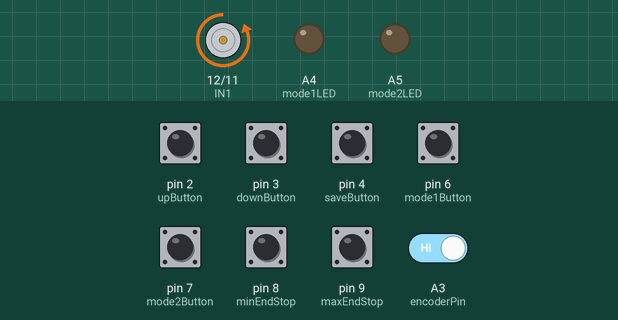
A sketch run on a simulated Arduino Uno, built with avr-gcc and run on an emulated ATmega328P. Shown: motor-driver pin pairs drawn as motors (green arrow = first pin HIGH = forward, orange = second pin HIGH = backward, longer = more drive, scaled by the enable pin), output pins drawn as LEDs (lit = HIGH). The inputs (shaded band) are chosen by the test bench; at power-on: A3 (encoderPin), pin 2 (upButton), pin 3 (downButton), pin 4 (saveButton), pin 6 (mode1Button), pin 7 (mode2Button), pin 8 (minEndStop), pin 9 (maxEndStop) HIGH. EEPROM starts erased.

Above: at 0.8 s.
0.9 s: pin 8 (minEndStop) pulled LOW for 0.15 s
At 2.0 s:
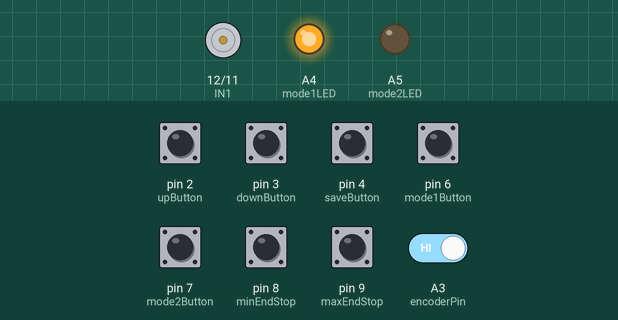
2.5 s: pin 4 (saveButton) pulled LOW for 0.15 s
At 2.67 s:
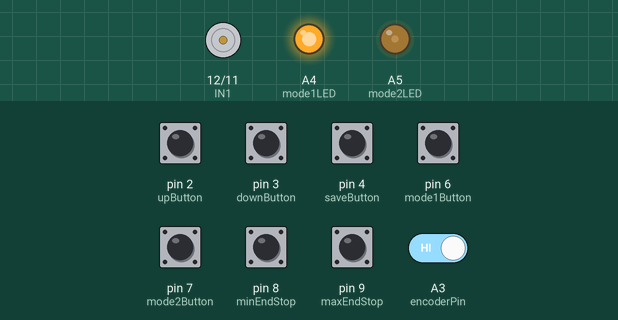
4.2 s: pin 2 (upButton) pulled LOW for 0.15 s
At 4.27 s:
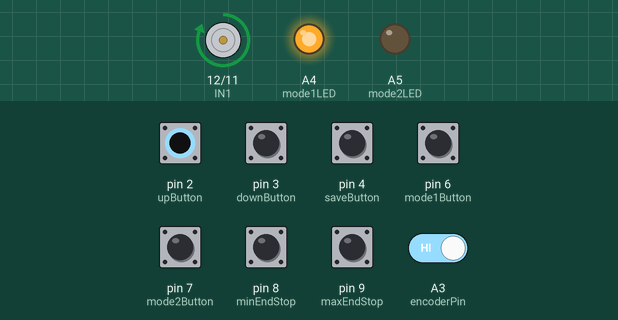
5.8 s: pin 3 (downButton) pulled LOW for 0.15 s
At 5.87 s:
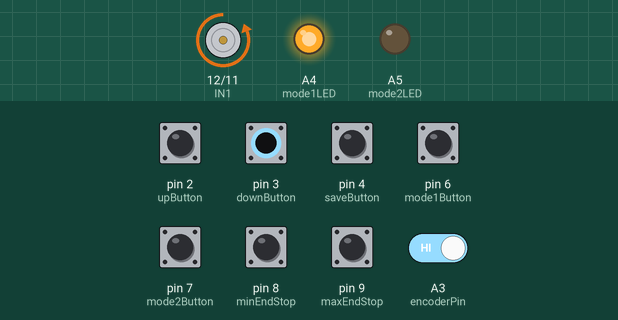
7.4 s: pin 7 (mode2Button) pulled LOW for 0.15 s
At 8.2 s:
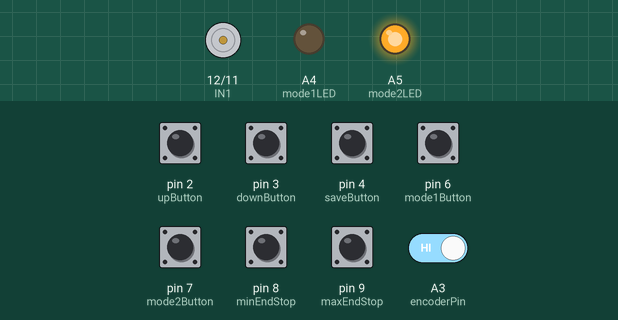
9.0 s: pin 2 (upButton) pulled LOW for 1 s
At 9.3 s:
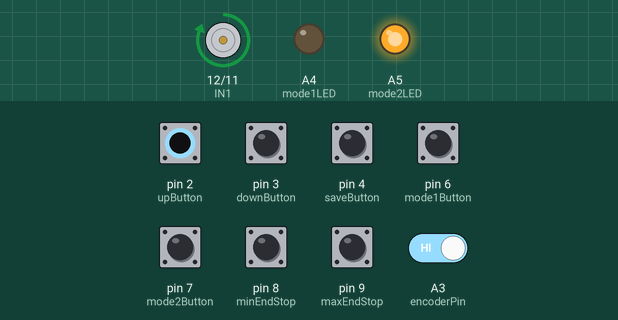
Timing chart, 0 to 12.0 s (numbered marks = the images above; inputs shaded):
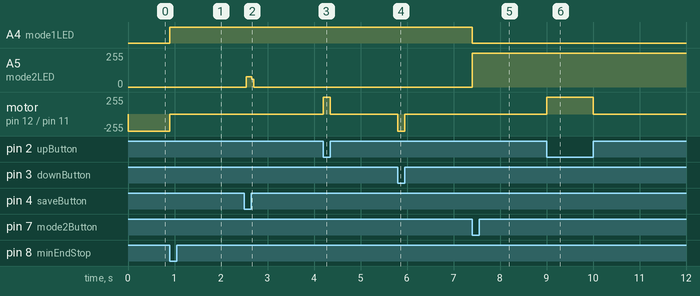

Measured:
- after the input at 0.9 s, A4 (mode1LED): LOW → HIGH at once; motor on pin 12 (IN1) / pin 11 (IN2): backward 255/255 → stopped at once
- after the input at 2.5 s, A5 (mode2LED): 0/255 → 77/255 at once, → 0/255 0.12 s later
- after the input at 4.2 s, motor on pin 12 (IN1) / pin 11 (IN2): stopped → forward 255/255 at once, → stopped 0.15 s later
- after the input at 5.8 s, motor on pin 12 (IN1) / pin 11 (IN2): stopped → backward 255/255 at once, → stopped 0.15 s later
- after the input at 7.4 s, A4 (mode1LED): HIGH → LOW at once; A5 (mode2LED): 0/255 → 255/255 at once
- after the input at 9.0 s, motor on pin 12 (IN1) / pin 11 (IN2): stopped → forward 255/255 at once, → stopped 1.0 s later

The sketch:

CODE.ino
```cpp
#include <Arduino.h>
#include <EEPROM.h>

// Motor driver pins
const int ENA = 10;
const int IN1 = 12;
const int IN2 = 11;

// End stop pins
const int minEndStop = 8;
const int maxEndStop = 9;

// Encoder pin
const int encoderPin = A3;

// Button pins
const int upButton = 2;
const int downButton = 3;
const int mode1Button = 6;
const int mode2Button = 7;
const int saveButton = 4;

// LED pins
const int mode1LED = A4;
const int mode2LED = A5;

// Motor speed (adjust as needed)
const int motorSpeed = 255;  // Adjust this value based on your motor

// Encoder resolution (pulses per revolution)
const int encoderResolution = 1024;  // Adjust this value based on your encoder

// Distance per pulse (adjust based on thread pitch and gear ratio)
const float distancePerPulse = 0.001;  // Example value, adjust accordingly

// EEPROM addresses for storing mode positions
const int mode1Address = 0;
const int mode2Address = 4;

// State variables
int mode = 1;  // Current mode
bool savingMode = false;
long encoderCount = 0;
long targetCount = 0;
bool movingUp = false;
bool movingDown = false;
long previousEncoderValue = 0;
bool goingToPosition = false;

// Function prototypes
void moveMotor(int direction);
void readEncoder();
void checkEndStops();
void handleButtons();
void Home();

void setup() {
  pinMode(ENA, OUTPUT);
  pinMode(IN1, OUTPUT);
  pinMode(IN2, OUTPUT);
  pinMode(minEndStop, INPUT_PULLUP);
  pinMode(maxEndStop, INPUT_PULLUP);
  pinMode(encoderPin, INPUT_PULLUP);
  pinMode(upButton, INPUT_PULLUP);
  pinMode(downButton, INPUT_PULLUP);
  pinMode(mode1Button, INPUT_PULLUP);
  pinMode(mode2Button, INPUT_PULLUP);
  pinMode(saveButton, INPUT_PULLUP);
  pinMode(mode1LED, OUTPUT);
  pinMode(mode2LED, OUTPUT);

  Serial.begin(9600);

  // Initialize motor and encoder
  // ... (code to initialize motor and encoder)

  Home();
}

void loop() {
  readEncoder();
  handleButtons();

  if (goingToPosition) {
    if (encoderCount < targetCount) {
      movingUp = true;
      movingDown = false;
    } else if (encoderCount > targetCount) {
      movingUp = false;
      movingDown = true;
    } else {
      goingToPosition = false;
      movingUp = false;
      movingDown = false;
    }
  } else {
  if (movingUp) {
    moveMotor(1);
  } else if (movingDown) {
    moveMotor(-1);
  } else {
    // Stop motor
    analogWrite(ENA, 0);
  }
 }
}
void moveMotor(int direction) {
  if (direction == 1) {
    digitalWrite(IN1, HIGH);
    digitalWrite(IN2, LOW);
  } else if (direction == -1) {
    digitalWrite(IN1, LOW);
    digitalWrite(IN2, HIGH);
  }
  analogWrite(ENA, motorSpeed);
}

void readEncoder() {
  if (debounce()) {
  if (movingUp) {
      encoderCount++;
    }
  if (movingUp) {
      encoderCount--;
    }
  }
}


void handleButtons() {
  if (digitalRead(upButton) == LOW) {
    movingUp = true;
    movingDown = false;
    if (digitalRead(maxEndStop) == LOW) {
    // Reached maximum position
    movingUp = false;
    encoderCount = 30;

  }} else if (digitalRead(downButton) == LOW) {
    movingUp = false;
    movingDown = true;
      if (digitalRead(minEndStop) == LOW) {
    // Reached minimum position
    movingDown = false;
    encoderCount = 0;
  }}
  else{
    movingUp = false;
    movingDown = false;
  }

  if (digitalRead(saveButton) == LOW) {
    savingMode = true;
    digitalWrite(mode1LED, HIGH);
    digitalWrite(mode2LED, HIGH);
  }

  if (digitalRead(mode1Button) == LOW) {
    if (savingMode) {
      EEPROM.write(0, encoderCount);
      savingMode = false;
    } else {
    mode = 1;
    digitalWrite(mode1LED, HIGH);
    digitalWrite(mode2LED, LOW);
    goingToPosition = true;
    targetCount = EEPROM.read(0);
    }
  } else if (digitalRead(mode2Button) == LOW) {
    if (savingMode) {
      EEPROM.write(4, encoderCount);
      savingMode = false;
    } else {
    mode = 2;
    digitalWrite(mode1LED, LOW);
    digitalWrite(mode2LED, HIGH);
    goingToPosition = true;
    targetCount = EEPROM.read(4);
    }
  } else {
    digitalWrite(mode1LED, mode == 1 ? HIGH : LOW);
    digitalWrite(mode2LED, mode == 2 ? HIGH : LOW);
  }
}


void Home() {
  while(digitalRead(minEndStop) != LOW){
    moveMotor(-1);
    encoderCount = 0;
  }
}

bool debounce() {
  static unsigned long lastDebounceTime[4] = {0}; // Static variable to store state
  const unsigned long debounceDelay = 200;

  if (digitalRead(A3) == LOW) {
    if (millis() - lastDebounceTime[A3] >= debounceDelay) {
      lastDebounceTime[A3] = millis();
      return true;
    }
  }
  return false;
}
```
